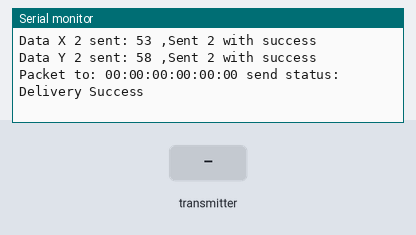
This sketch was run on a simulated ESP32. Shown: the last lines printed to the serial monitor. Inputs (shaded band) come from the test bench. Random numbers use the default seed unless the sketch sets one.

Above: at 1.2 s.
1.3 s: the transmitter starts sending id = 0
At 1.61 s:
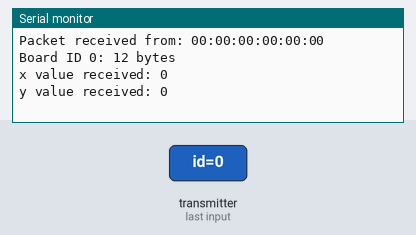
2.8 s: the transmitter starts sending x = 1024
4.3 s: the transmitter starts sending y = 1024
At 4.61 s:
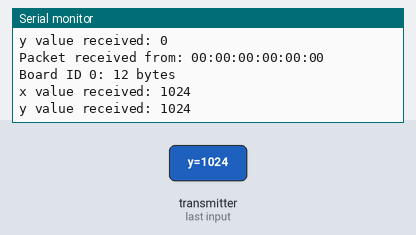
5.8 s: the transmitter starts sending id = 1
7.3 s: the transmitter starts sending x = 2048
8.8 s: the transmitter starts sending y = 2048
At 9.11 s:
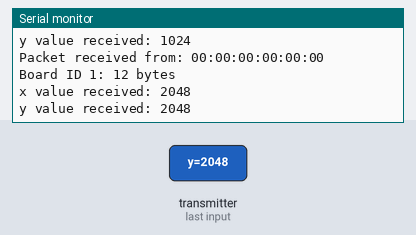
Timing chart, 0 to 11.3 s (numbered marks = the images above; inputs shaded):
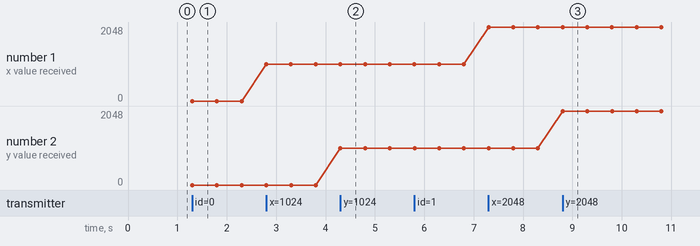

Measured:
- after the input at 1.3 s, the serial monitor: prints a new line at once (image 1)
- after the input at 4.3 s, the serial monitor: prints a new line at once (image 2)
- after the input at 8.8 s, the serial monitor: prints a new line at once (image 3)
- plotted number 1: 0 → 1024 after the input at 2.8 s, 1024 → 2048 after the input at 7.3 s

The sketch:

espnow_MsMm.ino
```cpp
#include <esp_now.h>
#include <WiFi.h>


// REPLACE WITH YOUR ESP RECEIVER'S MAC ADDRESS
uint8_t broadcastAddress2[] = {0xC4, 0x4F, 0x33, 0x08, 0x3F, 0x59};   // PORT 11 AZUL
uint8_t broadcastAddress3[] = {0xCC, 0x50, 0xE3, 0xAB, 0xB8, 0xB8};   // PORT 5 NEGRO
//uint8_t broadcastAddress3[] = {0x9C, 0x9C, 0x1F, 0xC6, 0x15, 0xA8};   // PORT 12 ROTO
//uint8_t broadcastAddress[] = {0xFF, , , , , };

// Structure example to send data
// Must match the receiver structure
typedef struct struct_message {
    int id; // must be unique for each sender board
    int x;
    int y;
} struct_message;

//Create a struct_message called myData
struct_message myData;
//struct_message incomingData;


// send data one to many
struct_message send_data1;
struct_message send_data2;
struct_message send_data3;

// Create a structure to hold the readings from each board (read data many to one)
struct_message board1;
struct_message board2;
struct_message board3;

// Create a structure to hold the readings from each board
struct_message boardsStruct[3] = {board1, board2, board3};


// callback when data is sent
void OnDataSent(const uint8_t *mac_addr, esp_now_send_status_t status) {
  char macStr[18];
  Serial.print("Packet to: ");
  // Copies the sender mac address to a string
  snprintf(macStr, sizeof(macStr), "%02x:%02x:%02x:%02x:%02x:%02x",
           mac_addr[0], mac_addr[1], mac_addr[2], mac_addr[3], mac_addr[4], mac_addr[5]);
  Serial.print(macStr);
  Serial.print(" send status:\t");
  Serial.println(status == ESP_NOW_SEND_SUCCESS ? "Delivery Success" : "Delivery Fail");
  Serial.println();
}


// callback function that will be executed when data is received
void OnDataRecv(const uint8_t * mac_addr, const uint8_t *incomingData, int len) {
  char macStr[18];
  Serial.print("Packet received from: ");
  snprintf(macStr, sizeof(macStr), "%02x:%02x:%02x:%02x:%02x:%02x",
           mac_addr[0], mac_addr[1], mac_addr[2], mac_addr[3], mac_addr[4], mac_addr[5]);
  Serial.println(macStr);
  memcpy(&myData, incomingData, sizeof(myData));
  Serial.printf("Board ID %u: %u bytes\n", myData.id, len);
  // Update the structures with the new incoming data
  boardsStruct[myData.id-1].x = myData.x;
  boardsStruct[myData.id-1].y = myData.y;
  Serial.printf("x value received: %d \n", boardsStruct[myData.id-1].x);
  Serial.printf("y value received: %d \n", boardsStruct[myData.id-1].y);
  Serial.println();
}

void setup() {
  // Init Serial Monitor
  Serial.begin(115200);

  // Set device as a Wi-Fi Station
  WiFi.mode(WIFI_STA);

  // Init ESP-NOW
  if (esp_now_init() != ESP_OK) {
    Serial.println("Error initializing ESP-NOW");
    return;
  }

  // Once ESPNow is successfully Init, we will register for Send CB to
  // get the status of Trasnmitted packet
  esp_now_register_send_cb(OnDataSent);

  // Register peer
  esp_now_peer_info_t peerInfo;
  peerInfo.channel = 0;
  peerInfo.encrypt = false;

  // register first peer
  /*memcpy(peerInfo.peer_addr, broadcastAddress1, 6);
  if (esp_now_add_peer(&peerInfo) != ESP_OK){
    Serial.println("Failed to add peer");
    return;
  }*/
  // register second peer
  memcpy(peerInfo.peer_addr, broadcastAddress2, 6);
  if (esp_now_add_peer(&peerInfo) != ESP_OK){
    Serial.println("Failed to add peer");
    return;
  }
  /// register third peer
  memcpy(peerInfo.peer_addr, broadcastAddress3, 6);
  if (esp_now_add_peer(&peerInfo) != ESP_OK){
    Serial.println("Failed to add peer");
    return;
  }
  // Register for a callback function that will be called when data is received
  esp_now_register_recv_cb(OnDataRecv);

}

void loop() {

  send_data1.x = random(40,60);
  send_data1.y = random(40,60);
  send_data2.x = random(40,60);
  send_data2.y = random(40,60);
  send_data3.x = random(40,60);
  send_data3.y = random(40,60);
  /*
  // Set values to send
  myData.id = 1;
  myData.x = random(0,50);
  myData.y = random(0,50);*/

  // Send message via ESP-NOW
  esp_err_t result3 = esp_now_send(broadcastAddress3, (uint8_t *) &send_data3, sizeof(send_data3));

  if (result3 == ESP_OK) {
    Serial.printf("Data X 3 sent: %d ,Sent 3 with success \n", send_data3.x);
    Serial.printf("Data Y 3 sent: %d ,Sent 3 with success \n", send_data3.y);
  }
  else {
    Serial.println("Error 3 sending the data");
  }
  delay(500);
  // Send message via ESP-NOW
  esp_err_t result2 = esp_now_send(broadcastAddress2, (uint8_t *) &send_data2, sizeof(send_data2));

  if (result2 == ESP_OK) {
    Serial.printf("Data X 2 sent: %d ,Sent 2 with success \n", send_data2.x);
    Serial.printf("Data Y 2 sent: %d ,Sent 2 with success \n", send_data2.y);
  }
  else {
    Serial.println("Error 2 sending the data");
  }

  delay(60000);
}
```
